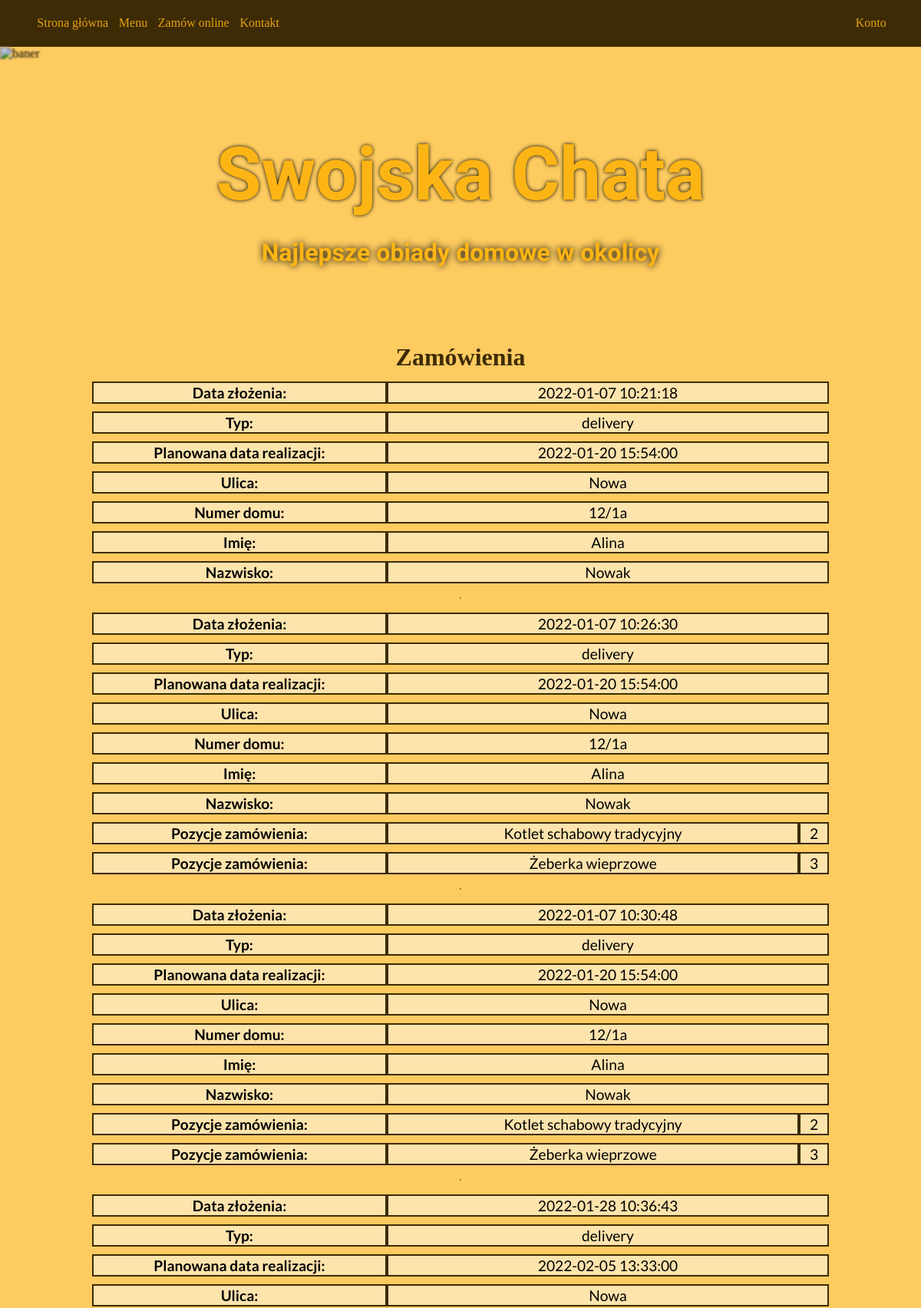
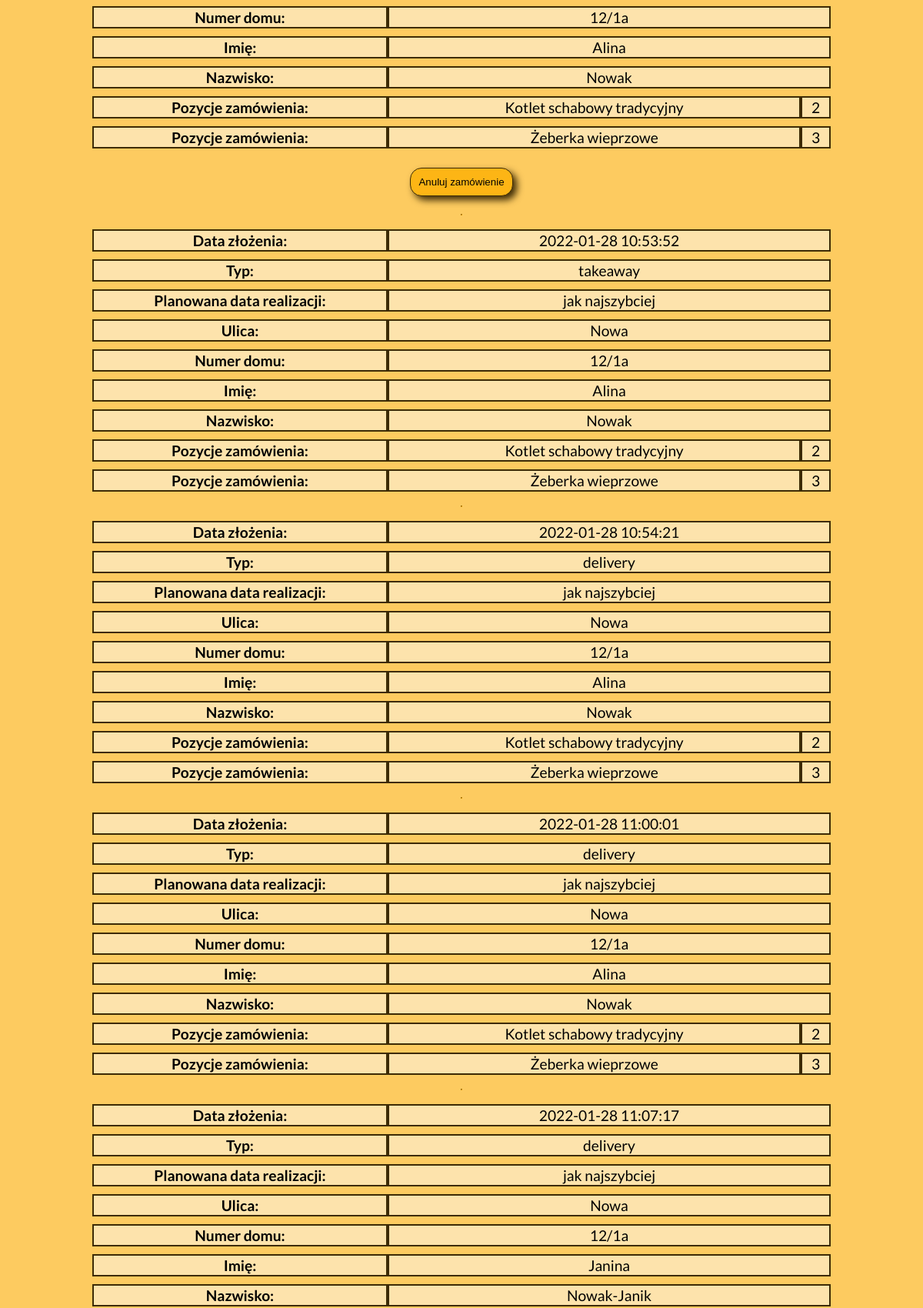
The page /panel.php?form=Konto&card=orders (signed in, upper part) on the database its author committed (2 pictures, top to bottom).
### tables this page shows
CREATE TABLE `zamowienie` (
  `ID` int(11) NOT NULL,
  `user_ID` int(11) NOT NULL,
  `data` timestamp NOT NULL DEFAULT current_timestamp() ON UPDATE current_timestamp(),
  `typ` enum('takeaway','delivery') NOT NULL,
  `daneKlienta_ID` int(11) NOT NULL,
  `czasRealizacji_typ` enum('ASAP','date') NOT NULL,
  `dataRealizacji` datetime DEFAULT NULL,
  `adres_ID` int(11) DEFAULT NULL,
  `uwagi` varchar(150) NOT NULL,
  `platnosc` enum('cash','card','voucher') DEFAULT NULL
);

CREATE TABLE `adres` (
  `ID` int(11) NOT NULL,
  `user_ID` int(11) NOT NULL,
  `ulica` varchar(100) NOT NULL,
  `numer` varchar(6) NOT NULL
);

CREATE TABLE `dane_klienta` (
  `ID` int(11) NOT NULL,
  `user_ID` int(11) NOT NULL,
  `imie` varchar(20) NOT NULL,
  `nazwisko` varchar(40) NOT NULL,
  `nr_tel` varchar(12) NOT NULL
);

CREATE TABLE `lista_pozycji` (
  `zamowienie_ID` int(11) NOT NULL,
  `menu_ID` int(10) UNSIGNED NOT NULL,
  `ilosc` int(10) NOT NULL
);

CREATE TABLE `menu` (
  `ID` int(10) UNSIGNED NOT NULL,
  `kategoria` enum('Dania główne','Dodatki obiadowe do wyboru','Zupy','Potrawy mączne') NOT NULL,
  `nazwa` varchar(100) NOT NULL,
  `cena` decimal(4,2) UNSIGNED NOT NULL,
  `name_tag` varchar(35) NOT NULL
);

### classes/Database.php (called while the page is built, shortened)
<?php
  class Database
  {
    private $mysqli;
    function __construct($server, $user, $passwd, $base)
    {
      $this->mysqli = new mysqli($server, $user, $passwd, $base);
    }
    public function select($sql, $fields) {
        $content = array();
        if ($result = $this->mysqli->query($sql)) {
            $count_fields = count($fields);
            $j = 0;
            $content = array();
            while ($row = $result->fetch_object()) {
                $content[] = array();
                for ($i = 0; $i < $count_fields; $i++) {
                    $p = $fields[$i];
                    $q = $row->$p;
                    $content[$j] += [$p => $q];
                }
                $j++;
            }
        }
        return $content;
    }
  }
?>

### classes/Manager.php (the view, shortened to what this page needs)
<?php
  class Manager extends UserLogged
  {
    public $userID = 0;
    public function authorization(){
      $user = unserialize($_SESSION['userID']);
      $this->userID = $user->userID;
    }
      ?>
      <?php
    public function orders($db, $uid){
      $sql = ["SELECT `zamowienie`.`ID`, `zamowienie`.`data`, `zamowienie`.`typ`, `zamowienie`.`dataRealizacji`, `adres`.`ulica`, `adres`.`numer`, `dane_klienta`.`imie`,
        `dane_klienta`.`nazwisko`
        FROM `zamowienie` INNER JOIN `dane_klienta` ON zamowienie.daneKlienta_ID=dane_klienta.ID INNER JOIN `adres` ON zamowienie.adres_ID=adres.ID
        WHERE zamowienie.user_ID=$uid",
        "SELECT `zamowienie`.`ID`, `menu`.`nazwa`, `lista_pozycji`.`ilosc`
          FROM `zamowienie` INNER JOIN `lista_pozycji` ON lista_pozycji.zamowienie_ID=zamowienie.ID INNER JOIN `menu` ON lista_pozycji.menu_ID=menu.ID
          WHERE zamowienie.user_ID=$uid"
        ];
      $fields = [
        ['ID','data','typ','dataRealizacji','ulica','numer','imie','nazwisko'],
        ['ID','nazwa','ilosc']
        ];
      $result = array();
      $is_error = false;
      try{
        foreach ($sql as $key => $value) {
          if($db->select($value, $fields[$key]) != 0){
              $result[$key] = $db->select($value, $fields[$key]);
          }
          else{
              throw new Exception();
          }
        }
      }
      catch (Exception | mysqli_sql_exception $exception){
          $db->rollback();
          $is_error = true;
          echo "Błąd dostępu do bazy danych";
      }
      $labels = [
        'data' => 'Data złożenia',
        'typ' => 'Typ',
        'dataRealizacji' => 'Planowana data realizacji',
        'ulica' => 'Ulica',
        'numer' => 'Numer domu',
        'imie' => 'Imię',
        'nazwisko' => 'Nazwisko',
        'nazwa' => 'Potrawa',
        'ilosc' => 'Ilość'
      ];
      if(!$is_error){
        foreach ($result[0] as $key => $val){
            echo "<table id='{$val['ID']}' class='menu_cat'>";
            if($key === 0){
              echo '<caption>Zamówienia</caption>';
            }
            echo "<tbody>";
            if(is_null($val['dataRealizacji'])){
              $val['dataRealizacji'] = 'jak najszybciej';
            }
            foreach ($val as $k => $value) {
              if($k !== 'ID'){
                $value = htmlspecialchars($value);
                echo '<tr>';
                echo '<td class="labels"><b>'.$labels[$k].':</b> </td>';
                echo '<td colspan="2">'.$value.'</td>';
                echo '</tr>';
              }
            }
            foreach ($result[1] as $elem) {
              if($elem['ID'] == $val['ID']){
                echo '<tr><td class="labels"><b>Pozycje zamówienia:</b> </td>';
                echo '<td>'.$elem['nazwa'].'</td><td>'.$elem['ilosc'].'</td>';
                echo '</tr>';
              }
            }
            echo '</tbody>';
            echo "</table>";
            if($val['dataRealizacji'] > date("Y-m-d H:i:s") && $val['dataRealizacji'] !== 'jak najszybciej'){
              echo '<button type="button" name="cancel" id="cancel" onclick="location.href=\'panel.php?form=Konto&card=orders&cancel='.$val['ID'].'\'">Anuluj zamówienie</button>';
            }
            echo "<hr />";
        }
      }
    }
        ?>
      <?php
    public function show($db){
      $uid = $this->userID;
      if($uid > 0){
        if(isset($_GET['card'])){
          $card = $_GET['card'];
          switch ($card) {
            case 'orders':
              $this->orders($db, $uid);
              break;
          }
        }
        else{
          $this->main($db, $uid);
        }
      }
    }
  }
?>

### css/style.css (style rules this page uses)
body { background-color: #FDCB60; margin: 0; box-sizing: border-box; min-height: 100vh; }
body, header { display: flex; flex-direction: column; }
hr { border-color: #E3A112; }

### css/form.css (style rules this page uses)
button, input[type="submit"], input[type="reset"] { margin: 15px; padding: 10px; background-color: #FDB515; border: 1px solid #3D2B05 !important; border-radius: 15px; box-shadow: 5px 5px 10px #3D2B05; }

### css/menu.css (style rules this page uses)
table { border-spacing: 0 10px; width: 80%; height: auto; }
td { border: 2px solid #3D2B05;; text-align: center; background-color: #FDE3AC; font-family: 'Lato', sans-serif; font-size: 120%; }
.labels { width: 40%; }
caption { font-size: 2em; margin-top: 0.83em; margin-bottom: 0.10em; margin-left: 0; margin-right: 0; font-weight: bold; color: #3D2B05; }

### rows shown on the page
zamowienie: shows "Zamówienia", k "Data złożenia", data "2022-01-07 10:21:18", k "Typ", typ "delivery", k "Planowana data realizacji", dataRealizacji "2022-01-20 15:54:00", k "Ulica", adres_ID.ulica "Nowa", k "Numer domu", adres_ID.numer "12/1a", k "Imię", dane_klienta.imie "Alina", k "Nazwisko", dane_klienta.nazwisko "Nowak"
zamowienie: k "Data złożenia", data "2022-01-07 10:26:30", k "Typ", typ "delivery", k "Planowana data realizacji", dataRealizacji "2022-01-20 15:54:00", k "Ulica", adres_ID.ulica "Nowa", k "Numer domu", adres_ID.numer "12/1a", k "Imię", dane_klienta.imie "Alina", k "Nazwisko", dane_klienta.nazwisko "Nowak"
lista_pozycji: menu_ID.nazwa "Kotlet schabowy tradycyjny", ilosc "2"
lista_pozycji: menu_ID.nazwa "Żeberka wieprzowe", ilosc "3"
zamowienie: k "Data złożenia", data "2022-01-07 10:30:48", k "Typ", typ "delivery", k "Planowana data realizacji", dataRealizacji "2022-01-20 15:54:00", k "Ulica", adres_ID.ulica "Nowa", k "Numer domu", adres_ID.numer "12/1a", k "Imię", dane_klienta.imie "Alina", k "Nazwisko", dane_klienta.nazwisko "Nowak"
lista_pozycji: menu_ID.nazwa "Kotlet schabowy tradycyjny", ilosc "2"
lista_pozycji: menu_ID.nazwa "Żeberka wieprzowe", ilosc "3"
zamowienie: k "Data złożenia", data "2022-01-28 10:36:43", k "Typ", typ "delivery", k "Planowana data realizacji", dataRealizacji "2022-02-05 13:33:00", k "Ulica", adres_ID.ulica "Nowa", k "Numer domu", adres_ID.numer "12/1a", k "Imię", dane_klienta.imie "Alina", k "Nazwisko", dane_klienta.nazwisko "Nowak"
lista_pozycji: menu_ID.nazwa "Kotlet schabowy tradycyjny", ilosc "2"
lista_pozycji: menu_ID.nazwa "Żeberka wieprzowe", ilosc "3"
zamowienie: k "Data złożenia", data "2022-01-28 10:53:52", k "Typ", typ "takeaway", k "Planowana data realizacji", value "jak najszybciej", k "Ulica", adres_ID.ulica "Nowa", k "Numer domu", adres_ID.numer "12/1a", k "Imię", dane_klienta.imie "Alina", k "Nazwisko", dane_klienta.nazwisko "Nowak"
lista_pozycji: menu_ID.nazwa "Kotlet schabowy tradycyjny", ilosc "2"
lista_pozycji: menu_ID.nazwa "Żeberka wieprzowe", ilosc "3"
zamowienie: k "Data złożenia", data "2022-01-28 10:54:21", k "Typ", typ "delivery", k "Planowana data realizacji", value "jak najszybciej", k "Ulica", adres_ID.ulica "Nowa", k "Numer domu", adres_ID.numer "12/1a", k "Imię", dane_klienta.imie "Alina", k "Nazwisko", dane_klienta.nazwisko "Nowak"
lista_pozycji: menu_ID.nazwa "Kotlet schabowy tradycyjny", ilosc "2"
lista_pozycji: menu_ID.nazwa "Żeberka wieprzowe", ilosc "3"
zamowienie: k "Data złożenia", data "2022-01-28 11:00:01", k "Typ", typ "delivery", k "Planowana data realizacji", value "jak najszybciej", k "Ulica", adres_ID.ulica "Nowa", k "Numer domu", adres_ID.numer "12/1a", k "Imię", dane_klienta.imie "Alina", k "Nazwisko", dane_klienta.nazwisko "Nowak"
lista_pozycji: menu_ID.nazwa "Kotlet schabowy tradycyjny", ilosc "2"
lista_pozycji: menu_ID.nazwa "Żeberka wieprzowe", ilosc "3"
zamowienie: k "Data złożenia", data "2022-01-28 11:07:17", k "Typ", typ "delivery", k "Planowana data realizacji", value "jak najszybciej", k "Ulica", adres_ID.ulica "Nowa", k "Numer domu", adres_ID.numer "12/1a", k "Imię", dane_klienta.imie "Janina", k "Nazwisko", dane_klienta.nazwisko "Nowak-Janik"
